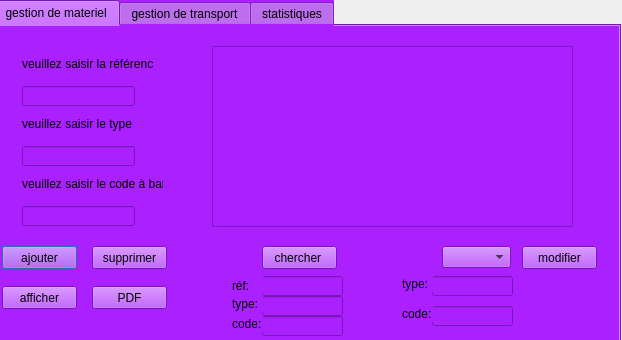
<?xml version="1.0" encoding="UTF-8"?>
<ui version="4.0">
 <class>logistique</class>
 <widget class="QDialog" name="logistique">
  <property name="geometry">
   <rect>
    <x>0</x>
    <y>0</y>
    <width>622</width>
    <height>340</height>
   </rect>
  </property>
  <property name="windowTitle">
   <string>Dialog</string>
  </property>
  <widget class="QTabWidget" name="tabWidget">
   <property name="geometry">
    <rect>
     <x>-10</x>
     <y>0</y>
     <width>631</width>
     <height>361</height>
    </rect>
   </property>
   <property name="styleSheet">
    <string notr="true">background:rgb(170, 32, 255);</string>
   </property>
   <property name="currentIndex">
    <number>0</number>
   </property>
   <widget class="QWidget" name="tab_2">
    <attribute name="title">
     <string> gestion de materiel</string>
    </attribute>
    <widget class="QPushButton" name="pushButtonAJJ">
     <property name="geometry">
      <rect>
       <x>10</x>
       <y>220</y>
       <width>75</width>
       <height>23</height>
      </rect>
     </property>
     <property name="text">
      <string>ajouter</string>
     </property>
    </widget>
    <widget class="QLineEdit" name="lineEdit_7">
     <property name="geometry">
      <rect>
       <x>30</x>
       <y>60</y>
       <width>113</width>
       <height>20</height>
      </rect>
     </property>
    </widget>
    <widget class="QLabel" name="label_7">
     <property name="geometry">
      <rect>
       <x>30</x>
       <y>30</y>
       <width>131</width>
       <height>16</height>
      </rect>
     </property>
     <property name="text">
      <string>veuillez saisir la référence:</string>
     </property>
    </widget>
    <widget class="QLabel" name="label_8">
     <property name="geometry">
      <rect>
       <x>30</x>
       <y>90</y>
       <width>111</width>
       <height>16</height>
      </rect>
     </property>
     <property name="text">
      <string>veuillez saisir le type:</string>
     </property>
    </widget>
    <widget class="QLineEdit" name="lineEdit_8">
     <property name="geometry">
      <rect>
       <x>30</x>
       <y>120</y>
       <width>113</width>
       <height>20</height>
      </rect>
     </property>
    </widget>
    <widget class="QLabel" name="label_9">
     <property name="geometry">
      <rect>
       <x>30</x>
       <y>150</y>
       <width>141</width>
       <height>16</height>
      </rect>
     </property>
     <property name="text">
      <string>veuillez saisir le code à barre:</string>
     </property>
    </widget>
    <widget class="QLineEdit" name="lineEdit_9">
     <property name="geometry">
      <rect>
       <x>30</x>
       <y>180</y>
       <width>113</width>
       <height>20</height>
      </rect>
     </property>
    </widget>
    <widget class="QPushButton" name="pushButtonSUPP">
     <property name="geometry">
      <rect>
       <x>100</x>
       <y>220</y>
       <width>75</width>
       <height>23</height>
      </rect>
     </property>
     <property name="text">
      <string>supprimer</string>
     </property>
    </widget>
    <widget class="QPushButton" name="pushButtonMOO">
     <property name="geometry">
      <rect>
       <x>530</x>
       <y>220</y>
       <width>75</width>
       <height>23</height>
      </rect>
     </property>
     <property name="text">
      <string>modifier</string>
     </property>
    </widget>
    <widget class="QPushButton" name="pushButtonAFF">
     <property name="geometry">
      <rect>
       <x>10</x>
       <y>260</y>
       <width>75</width>
       <height>23</height>
      </rect>
     </property>
     <property name="text">
      <string>afficher</string>
     </property>
    </widget>
    <widget class="QPushButton" name="pushButtonRE">
     <property name="geometry">
      <rect>
       <x>270</x>
       <y>220</y>
       <width>75</width>
       <height>23</height>
      </rect>
     </property>
     <property name="text">
      <string>chercher </string>
     </property>
    </widget>
    <widget class="QPushButton" name="pushButton_pdf">
     <property name="geometry">
      <rect>
       <x>100</x>
       <y>260</y>
       <width>75</width>
       <height>23</height>
      </rect>
     </property>
     <property name="text">
      <string>PDF</string>
     </property>
    </widget>
    <widget class="QTableView" name="tableView_3">
     <property name="geometry">
      <rect>
       <x>220</x>
       <y>20</y>
       <width>361</width>
       <height>181</height>
      </rect>
     </property>
    </widget>
    <widget class="QComboBox" name="comboBox_2">
     <property name="geometry">
      <rect>
       <x>450</x>
       <y>220</y>
       <width>69</width>
       <height>22</height>
      </rect>
     </property>
    </widget>
    <widget class="QLineEdit" name="lineEdit_6">
     <property name="geometry">
      <rect>
       <x>440</x>
       <y>250</y>
       <width>81</width>
       <height>20</height>
      </rect>
     </property>
    </widget>
    <widget class="QLineEdit" name="lineEdit_10">
     <property name="geometry">
      <rect>
       <x>440</x>
       <y>280</y>
       <width>81</width>
       <height>20</height>
      </rect>
     </property>
    </widget>
    <widget class="QLineEdit" name="lineEdit_11">
     <property name="geometry">
      <rect>
       <x>270</x>
       <y>270</y>
       <width>81</width>
       <height>20</height>
      </rect>
     </property>
    </widget>
    <widget class="QLineEdit" name="lineEdit_12">
     <property name="geometry">
      <rect>
       <x>270</x>
       <y>290</y>
       <width>81</width>
       <height>20</height>
      </rect>
     </property>
    </widget>
    <widget class="QLineEdit" name="lineEdit_16">
     <property name="geometry">
      <rect>
       <x>270</x>
       <y>250</y>
       <width>81</width>
       <height>20</height>
      </rect>
     </property>
    </widget>
    <widget class="QLabel" name="label_4">
     <property name="geometry">
      <rect>
       <x>240</x>
       <y>250</y>
       <width>31</width>
       <height>20</height>
      </rect>
     </property>
     <property name="text">
      <string>réf:</string>
     </property>
    </widget>
    <widget class="QLabel" name="label_5">
     <property name="geometry">
      <rect>
       <x>240</x>
       <y>270</y>
       <width>31</width>
       <height>16</height>
      </rect>
     </property>
     <property name="text">
      <string>type:</string>
     </property>
    </widget>
    <widget class="QLabel" name="label_6">
     <property name="geometry">
      <rect>
       <x>410</x>
       <y>250</y>
       <width>31</width>
       <height>16</height>
      </rect>
     </property>
     <property name="text">
      <string>type:</string>
     </property>
    </widget>
    <widget class="QLabel" name="label_10">
     <property name="geometry">
      <rect>
       <x>240</x>
       <y>290</y>
       <width>31</width>
       <height>16</height>
      </rect>
     </property>
     <property name="text">
      <string>code:</string>
     </property>
    </widget>
    <widget class="QLabel" name="label_11">
     <property name="geometry">
      <rect>
       <x>410</x>
       <y>280</y>
       <width>31</width>
       <height>16</height>
      </rect>
     </property>
     <property name="text">
      <string>code:</string>
     </property>
    </widget>
   </widget>
   <widget class="QWidget" name="widget">
    <attribute name="title">
     <string>gestion de transport</string>
    </attribute>
    <widget class="QTableView" name="tableView">
     <property name="geometry">
      <rect>
       <x>220</x>
       <y>20</y>
       <width>351</width>
       <height>181</height>
      </rect>
     </property>
    </widget>
    <widget class="QLineEdit" name="lineEdit">
     <property name="geometry">
      <rect>
       <x>30</x>
       <y>60</y>
       <width>113</width>
       <height>20</height>
      </rect>
     </property>
    </widget>
    <widget class="QLineEdit" name="lineEdit_2">
     <property name="geometry">
      <rect>
       <x>30</x>
       <y>120</y>
       <width>113</width>
       <height>20</height>
      </rect>
     </property>
    </widget>
    <widget class="QLineEdit" name="lineEdit_3">
     <property name="geometry">
      <rect>
       <x>30</x>
       <y>180</y>
       <width>113</width>
       <height>20</height>
      </rect>
     </property>
    </widget>
    <widget class="QLabel" name="label">
     <property name="geometry">
      <rect>
       <x>30</x>
       <y>30</y>
       <width>131</width>
       <height>16</height>
      </rect>
     </property>
     <property name="text">
      <string>veuillez saisir la matricule:</string>
     </property>
    </widget>
    <widget class="QLabel" name="label_2">
     <property name="geometry">
      <rect>
       <x>30</x>
       <y>90</y>
       <width>111</width>
       <height>16</height>
      </rect>
     </property>
     <property name="text">
      <string>veuillez saisir le type:</string>
     </property>
    </widget>
    <widget class="QLabel" name="label_3">
     <property name="geometry">
      <rect>
       <x>30</x>
       <y>150</y>
       <width>121</width>
       <height>16</height>
      </rect>
     </property>
     <property name="text">
      <string>veuillez saisir le modele:</string>
     </property>
    </widget>
    <widget class="QPushButton" name="pushButtonAJ">
     <property name="geometry">
      <rect>
       <x>10</x>
       <y>220</y>
       <width>75</width>
       <height>23</height>
      </rect>
     </property>
     <property name="text">
      <string>ajouter</string>
     </property>
    </widget>
    <widget class="QPushButton" name="pushButtonSUP">
     <property name="geometry">
      <rect>
       <x>90</x>
       <y>220</y>
       <width>75</width>
       <height>23</height>
      </rect>
     </property>
     <property name="text">
      <string>supprimer</string>
     </property>
    </widget>
    <widget class="QPushButton" name="pushButtonAF">
     <property name="geometry">
      <rect>
       <x>180</x>
       <y>220</y>
       <width>75</width>
       <height>23</height>
      </rect>
     </property>
     <property name="text">
      <string>afficher</string>
     </property>
    </widget>
    <widget class="QPushButton" name="pushButtonMO">
     <property name="geometry">
      <rect>
       <x>520</x>
       <y>220</y>
       <width>75</width>
       <height>23</height>
      </rect>
     </property>
     <property name="text">
      <string>modifier</string>
     </property>
    </widget>
    <widget class="QPushButton" name="pushButtonREE">
     <property name="geometry">
      <rect>
       <x>300</x>
       <y>220</y>
       <width>75</width>
       <height>23</height>
      </rect>
     </property>
     <property name="text">
      <string>chercher</string>
     </property>
    </widget>
    <widget class="QPushButton" name="pushButton_7">
     <property name="geometry">
      <rect>
       <x>10</x>
       <y>260</y>
       <width>151</width>
       <height>23</height>
      </rect>
     </property>
     <property name="text">
      <string>envoyer un mail</string>
     </property>
    </widget>
    <widget class="QComboBox" name="comboBox">
     <property name="geometry">
      <rect>
       <x>440</x>
       <y>220</y>
       <width>69</width>
       <height>22</height>
      </rect>
     </property>
    </widget>
    <widget class="QLineEdit" name="lineEdit_4">
     <property name="geometry">
      <rect>
       <x>440</x>
       <y>250</y>
       <width>71</width>
       <height>20</height>
      </rect>
     </property>
    </widget>
    <widget class="QLineEdit" name="lineEdit_5">
     <property name="geometry">
      <rect>
       <x>440</x>
       <y>280</y>
       <width>71</width>
       <height>20</height>
      </rect>
     </property>
    </widget>
    <widget class="QLineEdit" name="lineEdit_13">
     <property name="geometry">
      <rect>
       <x>300</x>
       <y>250</y>
       <width>71</width>
       <height>20</height>
      </rect>
     </property>
    </widget>
    <widget class="QLineEdit" name="lineEdit_14">
     <property name="geometry">
      <rect>
       <x>300</x>
       <y>270</y>
       <width>71</width>
       <height>20</height>
      </rect>
     </property>
    </widget>
    <widget class="QLineEdit" name="lineEdit_15">
     <property name="geometry">
      <rect>
       <x>300</x>
       <y>290</y>
       <width>71</width>
       <height>20</height>
      </rect>
     </property>
    </widget>
    <widget class="QLabel" name="label_12">
     <property name="geometry">
      <rect>
       <x>270</x>
       <y>250</y>
       <width>21</width>
       <height>16</height>
      </rect>
     </property>
     <property name="text">
      <string>mat:</string>
     </property>
    </widget>
    <widget class="QLabel" name="label_13">
     <property name="geometry">
      <rect>
       <x>270</x>
       <y>270</y>
       <width>31</width>
       <height>16</height>
      </rect>
     </property>
     <property name="text">
      <string>type:</string>
     </property>
    </widget>
    <widget class="QLabel" name="label_14">
     <property name="geometry">
      <rect>
       <x>410</x>
       <y>250</y>
       <width>31</width>
       <height>16</height>
      </rect>
     </property>
     <property name="text">
      <string>type:</string>
     </property>
    </widget>
    <widget class="QLabel" name="label_15">
     <property name="geometry">
      <rect>
       <x>270</x>
       <y>290</y>
       <width>21</width>
       <height>16</height>
      </rect>
     </property>
     <property name="text">
      <string>mod:</string>
     </property>
    </widget>
    <widget class="QLabel" name="label_16">
     <property name="geometry">
      <rect>
       <x>410</x>
       <y>280</y>
       <width>21</width>
       <height>16</height>
      </rect>
     </property>
     <property name="text">
      <string>mod:</string>
     </property>
    </widget>
   </widget>
   <widget class="QWidget" name="tab">
    <attribute name="title">
     <string>statistiques</string>
    </attribute>
    <widget class="QCustomPlot" name="plot" native="true">
     <property name="geometry">
      <rect>
       <x>9</x>
       <y>9</y>
       <width>441</width>
       <height>291</height>
      </rect>
     </property>
    </widget>
   </widget>
  </widget>
 </widget>
 <customwidgets>
  <customwidget>
   <class>QCustomPlot</class>
   <extends>QWidget</extends>
   <header>qcustomplot.h</header>
   <container>1</container>
  </customwidget>
 </customwidgets>
 <resources/>
 <connections/>
</ui>
